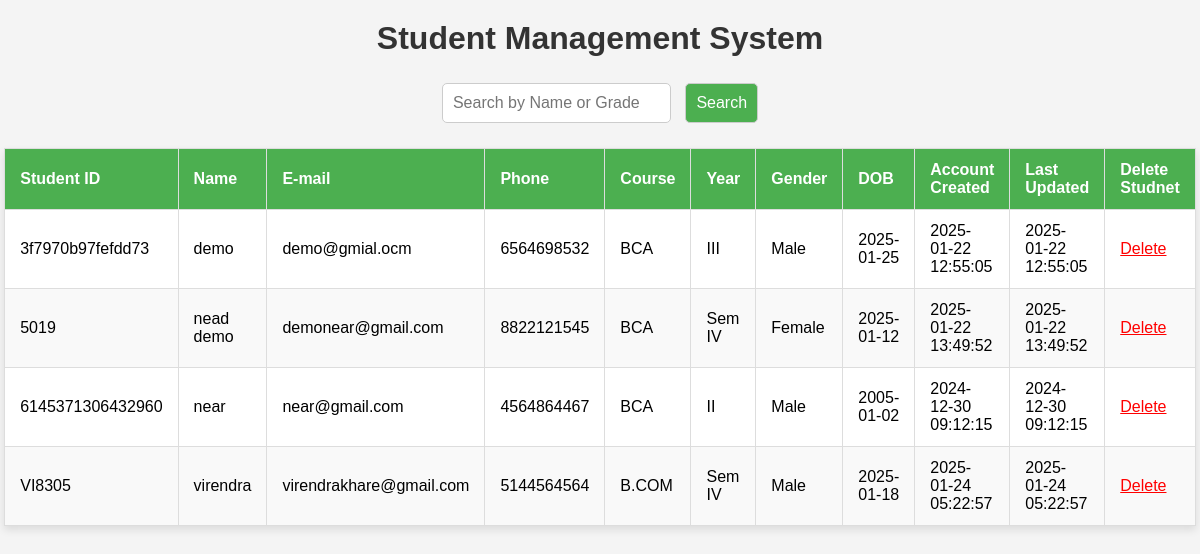
Screenshot of /server/manage_student.php with the database file from the repository.
### tables this page shows
CREATE TABLE `student` (
  `user_id` varchar(200) NOT NULL,
  `password` varchar(200) NOT NULL,
  `name` varchar(200) NOT NULL,
  `email` varchar(200) NOT NULL,
  `phone_no` varchar(12) NOT NULL,
  `course` varchar(50) NOT NULL,
  `course_year` text NOT NULL,
  `gender` varchar(10) NOT NULL,
  `dob` date NOT NULL,
  `created_at` datetime NOT NULL DEFAULT current_timestamp(),
  `update_at` datetime DEFAULT NULL
);

### server/manage_student.php (the view, shortened to what this page needs)
<!DOCTYPE html>
<html lang="en">
<head>
</head>
<body>
    <h1>Student Management System</h1>
    <form method="GET" action="">
        <input type="text" name="search" placeholder="Search by Name or Grade">
        <button type="submit">Search</button>
    </form>
    <table>
        <thead>
            <tr>
                <th>Student ID</th>
                <th>Name</th>
                <th>E-mail</th>
                <th>Phone</th>
                <th>Course</th>
                <th>Year</th>
                <th>Gender</th>
                <th>DOB</th>
                <th>Account Created</th>
                <th>Last Updated</th>
                <th>Delete Studnet</th>
            </tr>
        </thead>
        <tbody>
            <?php
            $servername = "localhost";
            $username = "root";
            $password = "";
            $dbname = "project3";
            $conn = new mysqli($servername, $username, $password, $dbname);
            $search_query = "";
            $sql = "SELECT * FROM student $search_query";
            $result = $conn->query($sql);
            if ($result->num_rows > 0) {
                while ($row = $result->fetch_assoc()) {
                    echo "<tr>
                            <td>{$row['user_id']}</td>
                            <td>{$row['name']}</td>
                            <td>{$row['email']}</td>
                            <td>{$row['phone_no']}</td>
                            <td>{$row['course']}</td>
                            <td>{$row['course_year']}</td>
                            <td>{$row['gender']}</td>
                            <td>{$row['dob']}</td>
                            <td>{$row['created_at']}</td>
                            <td>{$row['update_at']}</td>
                            <td>
                                <a href='?delete={$row['user_id']}' style='color: red;'>Delete</a>
                            </td>
                          </tr>";
                }
            } else {
                echo "<tr><td colspan='6'>No records found</td></tr>";
            }
            ?>
        </tbody>
    </table>
</body>
</html>

### server/manage_student.php (style rules this page uses)
body { font-family: Arial, sans-serif; margin: 0; padding: 0; background-color: #f4f4f4; }
h1 { text-align: center; margin-top: 20px; color: #333; }
form { margin: 20px auto; width: 80%; text-align: center; }
form input, form button { padding: 10px; margin: 5px; border: 1px solid #ccc; border-radius: 5px; font-size: 16px; }
form button { background-color: #4CAF50; color: white; cursor: pointer; }
table { width: 80%; margin: 20px auto; border-collapse: collapse; background-color: #fff; box-shadow: 0 4px 8px rgba(0, 0, 0, 0.1); }
th, td { padding: 12px 15px; border: 1px solid #ddd; text-align: left; }
th { background-color: #4CAF50; color: white; }
tr:nth-child(even) { background-color: #f9f9f9; }

### rows the page displays
student: user_id "3f7970b97fefdd73", name "demo", email "demo@gmial.ocm", phone_no "6564698532", course "BCA", course_year "III", gender "Male", dob "2025-01-25", created_at "2025-01-22 12:55:05", update_at "2025-01-22 12:55:05"
student: user_id "5019", name "nead demo", email "demonear@gmail.com", phone_no "8822121545", course "BCA", course_year "Sem IV", gender "Female", dob "2025-01-12", created_at "2025-01-22 13:49:52", update_at "2025-01-22 13:49:52"
student: user_id "6145371306432960", name "near", email "near@gmail.com", phone_no "4564864467", course "BCA", course_year "II", gender "Male", dob "2005-01-02", created_at "2024-12-30 09:12:15", update_at "2024-12-30 09:12:15"
student: user_id "VI8305", name "virendra", email "virendrakhare@gmail.com", phone_no "5144564564", course "B.COM", course_year "Sem IV", gender "Male", dob "2025-01-18", created_at "2025-01-24 05:22:57", update_at "2025-01-24 05:22:57"
